Frame 1 (no input): blank canvas, image omitted
Frame 60 (the mouse pressed at the canvas centre just before this capture): blank canvas, image omitted
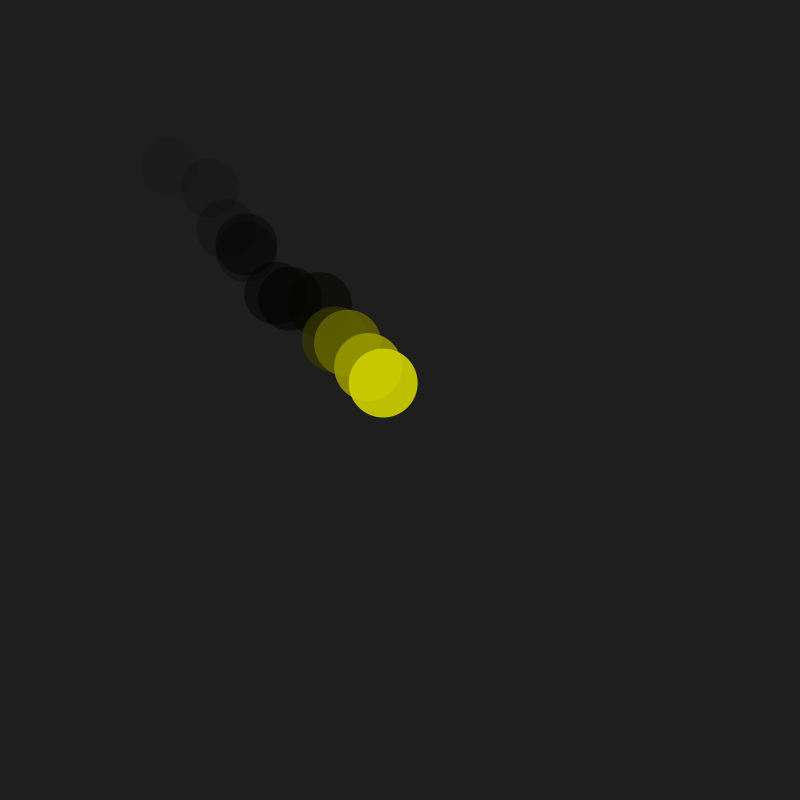
Frame 120 (the mouse held since frame 60 and released just before this capture)

The Processing sketch whose frames 1 and 60 were blank and that drew this single picture after the mouse press (run headless with seeded random() and noise(); from frame 60 on, the mouse is pressed at the canvas centre):

// Processing sketch: homework_oct182018_arraylist
// ── homework_oct182018_arraylist.pde
// Code_1_FA18
// Week 7
// Bryan Ma

// this is the leap we made from a single arraylist of ball objects,
//  to an arraylist of particle generators, all which possess their own
//  arraylist of particle objects. clicking on the screen creates a new
//  object of the Generator class. 

// modify the behavior of the particle (and potentially the particle 
//  generator to create an effect that simulates some kind of natural 
//  phenonema. think about the youtube video we saw in class - 
//  (https://www.youtube.com/watch?v=heW3vn1hP2E) that shows how a few 
//  simple changes to a basic particle system can create some convincing 
//  effects, like fire, smoke, and water. 
// see how far you can get and be creative. maybe it could be raindrops on
//  a window, stars zooming by in space, a waterfall? Use color, opacity,
//  size, and lifetimes to control things. try mapping the values of your 
//  parameters to the lifetime, just as in the example each particle gets
//  smaller as it reaches the end of its life. try changing particle speeds,'
//  directions, and other behavior.

ArrayList<Generator> generators;

void setup() {
  size(800, 800);
  generators = new ArrayList<Generator>();
}

void draw() {
  background(30);
  for (int i = 0; i < generators.size(); i++) {
    Generator g = generators.get(i);
    g.addParticles();
    g.drawParticles();
  }
}

void mousePressed() {
  generators.add(new Generator(mouseX, mouseY, random(RGB)));
}

class Particle {
  float posX;
  float posY;
  float velX;
  float velY;
  float life;
  float alpha;
  float colorChange;

  Particle(float posX, float posY) {
    this.posX = posX;
    this.posY = posY;
    this.velX = random(-20, -15);
    this.velY = random(-20, -15);
    life = 70;
    alpha = 255;
    colorChange = 255;
  }

  void display() {
    noStroke();
    fill(map(colorChange, 0, 255, 0, 255), map(colorChange, 0, 255, 0, 255), 0, alpha);
    ellipse(this.posX, this.posY, life, life);
  }

  void update() {
    alpha-=20;
    life--;
    colorChange = colorChange - 50;
    this.posX += this.velX;
    this.posY += this.velY;

    // check if it goes off
    if (this.posX > width || this.posX < 0) {
      this.velX *= -20;
    }
    if (this.posY > height || this.posY < 0) {
      this.velY *= -20;
    }
  }
}

class Generator {
  ArrayList<Particle> particles;
  float posX;
  float posY;
  float rate; 
  float colors;

  Generator(float posX, float posY, float colors) {
    this.posX = posX;
    this.posY = posY;
    this.colors = colors;
    particles = new ArrayList<Particle>();
  }

  void addParticles() {
    particles.add(new Particle(this.posX, this.posY));
  }

  void drawParticles() {
    for (int i = 0; i < particles.size(); i++) {
      Particle b = particles.get(i);
      b.update();
      b.display();
     
    } 

    for (int i = particles.size() - 1; i >= 0; i--) {
      Particle p = particles.get(i);
      if (p.life < 0) {
        particles.remove(i);
      }
    }
  }
}
